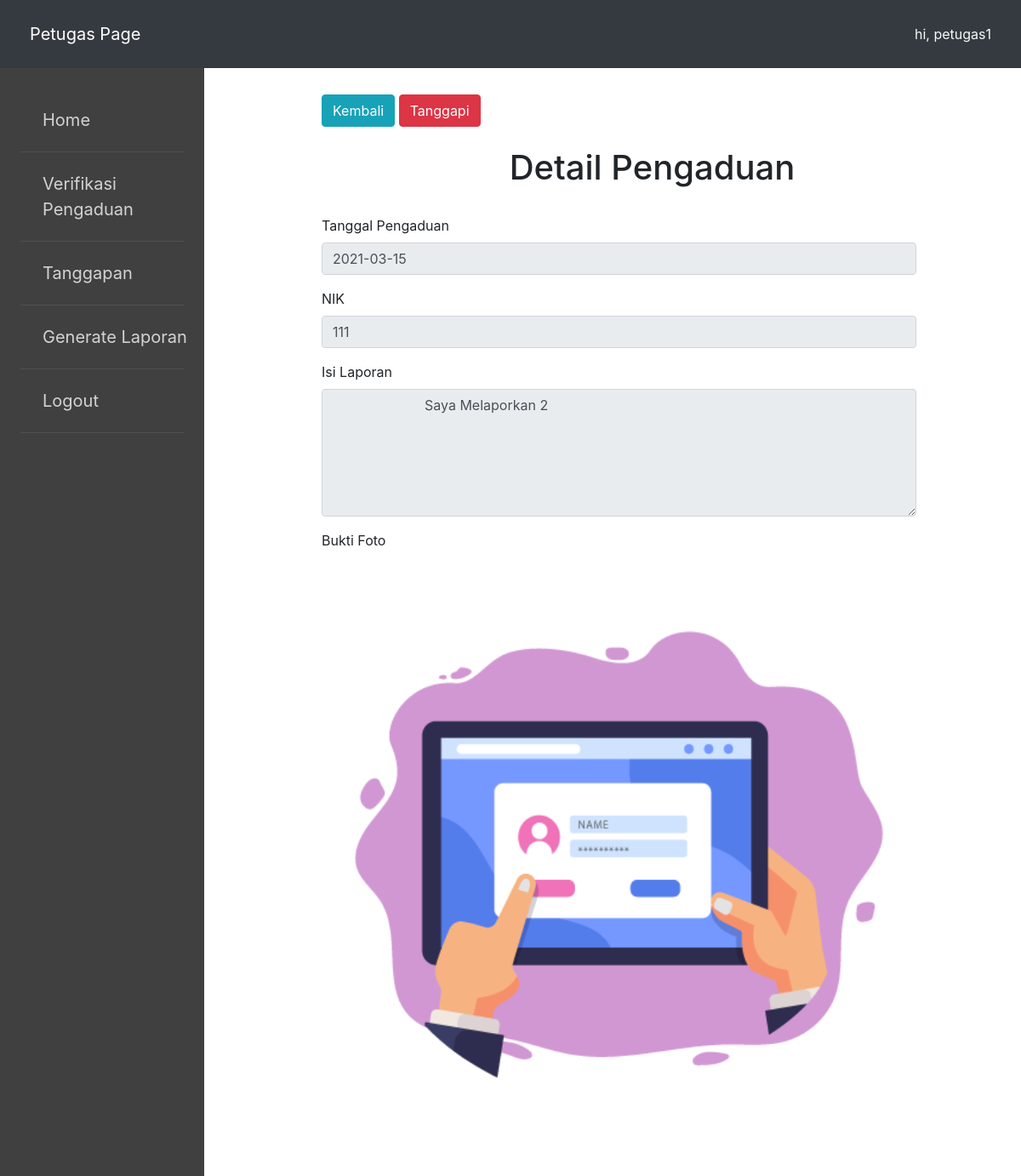
The page /view/petugas/laporan/detail_pengaduan_proses.php?id=2 (signed in) on the database its author committed.
### tables this page shows
CREATE TABLE `pengaduan` (
  `id_pengaduan` int(11) NOT NULL,
  `tgl_pengaduan` date NOT NULL,
  `nik` char(16) NOT NULL,
  `isi_laporan` text NOT NULL,
  `foto` varchar(255) NOT NULL,
  `status` enum('0','proses','selesai','') NOT NULL
);

### config/koneksi.php (called while the page is built, shortened)
<?php
class database{
	var $host = "localhost";
	var $uname = "root";
	var $pass = "";
	var $db= "db_pengaduan_masyarakat";
	var $koneksi = "";
	function __construct(){
		$this->koneksi = mysqli_connect($this->host, $this->uname, $this->pass, $this->db);
	}
	function detail_laporan()
	{
		$sql = mysqli_query($this->koneksi, "SELECT * FROM pengaduan where id_pengaduan='$_GET[id]'");
		return $sql->fetch_array();
	}
}

### view/petugas/laporan/detail_pengaduan_proses.php (the view, shortened to what this page needs)
<?php
	include '../../../config/koneksi.php';
	include "../header/header.php";
	$db= new database();
	$lihat = $db->detail_laporan();
 ?>
<link rel="stylesheet" type="text/css" href="../../../assets/bootstrap/css/bootstrap.min.css">
<div class="container">
	<div class="main">
		<a href="data_pengaduan_proses.php" class="btn btn-info">Kembali</a>
		<a href="tanggapan.php?id=<?php echo $lihat['id_pengaduan'] ?>" class="btn btn-danger">Tanggapi</a>
		<br><br>
		<center>
			<h1>Detail Pengaduan</h1><br>
		</center>
		<div class="form-group" style="width: 90%;">
			<label for="nama">Tanggal Pengaduan</label>
			<input style="" type="text" name="tgl_pengaduan" value="<?php echo $lihat['tgl_pengaduan']; ?>" class="form-control" readonly="">
		</div>
		<div class="form-group" style="width: 90%;">
			<label for="nama">NIK</label>
			<input type="text" name="nik" class="form-control" value="<?php echo $lihat['nik']; ?>" readonly="">
		</div>
		<div class="form-group" style="width: 90%;">
			<label for="nama">Isi Laporan</label>
			<textarea type="text" name="isi_laporan" class="form-control" style="height: 150px;" readonly="">
			<?php echo $lihat['isi_laporan']; ?>
			</textarea>
		</div>
		<div class="form-group">
			<label for="nama">Bukti Foto</label><br>
			<img src="../../../assets/foto/<?php echo $lihat['foto']; ?>" width="90%;">
		</div>
	 	<br><br>
	</div>
</div>

### assets/style.css (style rules this page uses)
.main { padding-top: 10%; margin-left: 30%; }

### rows shown on the page
pengaduan: tgl_pengaduan "2021-03-15", nik "111", isi_laporan "Saya Melaporkan 2", foto (picture)

### other values the page prints
$_SESSION['nama'] "petugas1"
